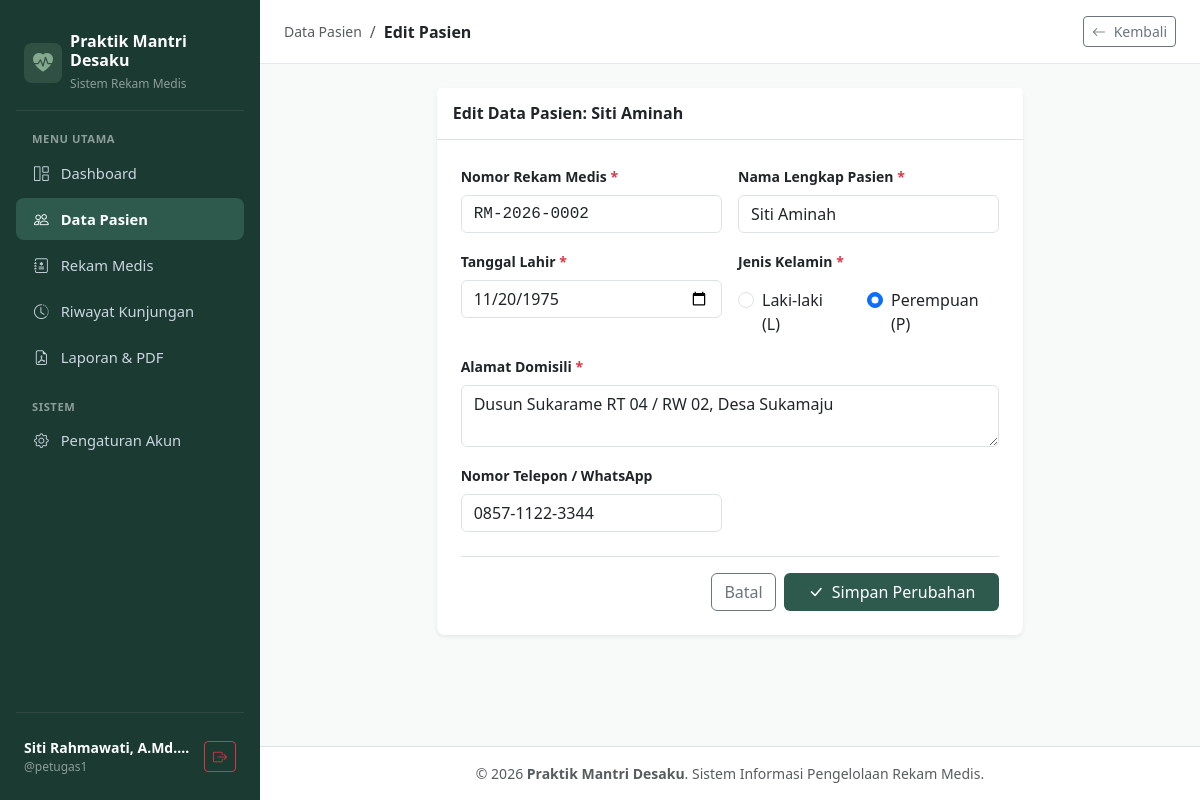
The app's page /pasien/edit.php?id=2 (signed in) with its own data.
### tables this page shows
CREATE TABLE `pasien` (
  `id` INT UNSIGNED NOT NULL AUTO_INCREMENT,
  `no_rm` VARCHAR(20) NOT NULL UNIQUE,
  `nama` VARCHAR(120) NOT NULL,
  `tanggal_lahir` DATE NOT NULL,
  `jenis_kelamin` ENUM('L', 'P') NOT NULL,
  `alamat` TEXT NOT NULL,
  `no_telepon` VARCHAR(20) NULL,
  `created_at` DATETIME NOT NULL DEFAULT CURRENT_TIMESTAMP,
  `updated_at` DATETIME NOT NULL DEFAULT CURRENT_TIMESTAMP ON UPDATE CURRENT_TIMESTAMP,
  PRIMARY KEY (`id`),
  INDEX `idx_no_rm` (`no_rm`),
  INDEX `idx_nama_pasien` (`nama`)
);

### pasien/edit.php (the view, shortened to what this page needs)
<?php
require_once '../config/database.php';
$id = (int)($_GET['id'] ?? 0);
$stmt = $pdo->prepare("SELECT * FROM pasien WHERE id = ?");
$stmt->execute([$id]);
$pasien = $stmt->fetch();
require_once '../includes/header.php';
require_once '../includes/sidebar.php';
?>
<div class="main-wrapper flex-grow-1">
    <header class="top-navbar">
        <div class="d-flex align-items-center gap-2">
            <span class="text-muted small">Data Pasien</span>
            <span class="text-muted">/</span>
            <span class="fw-semibold text-dark">Edit Pasien</span>
        </div>
        <a href="index.php" class="btn btn-sm btn-outline-secondary">
            <i class="bi bi-arrow-left me-1"></i> Kembali
        </a>
    </header>
    <main class="p-4">
        <div class="row justify-content-center">
            <div class="col-lg-8">
                <div class="card border-0 shadow-sm rounded-3">
                    <div class="card-header bg-white py-3 border-bottom">
                        <h6 class="fw-bold mb-0 text-dark">Edit Data Pasien: <?= htmlspecialchars($pasien['nama']) ?></h6>
                    </div>
                    <div class="card-body p-4">
                        <form method="POST" action="">
                            <div class="row g-3">
                                <div class="col-md-6">
                                    <label class="form-label small fw-semibold">Nomor Rekam Medis <span class="text-danger">*</span></label>
                                    <input type="text" name="no_rm" class="form-control font-monospace" value="<?= htmlspecialchars($pasien['no_rm']) ?>" required>
                                </div>
                                <div class="col-md-6">
                                    <label class="form-label small fw-semibold">Nama Lengkap Pasien <span class="text-danger">*</span></label>
                                    <input type="text" name="nama" class="form-control" value="<?= htmlspecialchars($pasien['nama']) ?>" required>
                                </div>
                                <div class="col-md-6">
                                    <label class="form-label small fw-semibold">Tanggal Lahir <span class="text-danger">*</span></label>
                                    <input type="date" name="tanggal_lahir" class="form-control" value="<?= htmlspecialchars($pasien['tanggal_lahir']) ?>" required>
                                </div>
                                <div class="col-md-6">
                                    <label class="form-label small fw-semibold">Jenis Kelamin <span class="text-danger">*</span></label>
                                    <div class="d-flex gap-4 mt-2">
                                        <div class="form-check">
                                            <input class="form-check-input" type="radio" name="jenis_kelamin" id="jkL" value="L" <?= $pasien['jenis_kelamin'] === 'L' ? 'checked' : '' ?>>
                                            <label class="form-check-label" for="jkL">Laki-laki (L)</label>
                                        </div>
                                        <div class="form-check">
                                            <input class="form-check-input" type="radio" name="jenis_kelamin" id="jkP" value="P" <?= $pasien['jenis_kelamin'] === 'P' ? 'checked' : '' ?>>
                                            <label class="form-check-label" for="jkP">Perempuan (P)</label>
                                        </div>
                                    </div>
                                </div>
                                <div class="col-12">
                                    <label class="form-label small fw-semibold">Alamat Domisili <span class="text-danger">*</span></label>
                                    <textarea name="alamat" class="form-control" rows="2" required><?= htmlspecialchars($pasien['alamat']) ?></textarea>
                                </div>
                                <div class="col-md-6">
                                    <label class="form-label small fw-semibold">Nomor Telepon / WhatsApp</label>
                                    <input type="text" name="no_telepon" class="form-control" value="<?= htmlspecialchars($pasien['no_telepon']) ?>">
                                </div>
                            </div>
                            <div class="d-flex justify-content-end gap-2 mt-4 pt-3 border-top">
                                <a href="index.php" class="btn btn-outline-secondary">Batal</a>
                                <button type="submit" class="btn btn-sage px-4">
                                    <i class="bi bi-check-lg me-1"></i> Simpan Perubahan
                                </button>
                            </div>
                        </form>
                    </div>
                </div>
            </div>
        </div>
    </main>
<?php require_once '../includes/footer.php'; ?>

### includes/header.php (style rules this page uses)
:root { --sage-dark: #1b3a32; --sage-primary: #2d5a4c; --sage-medium: #52796f; --sage-light: #84a98c; --sage-bg: #f8faf9; --sidebar-width: 260px; }
body { background-color: var(--sage-bg); font-family: system-ui, -apple-system, "Segoe UI", Roboto, sans-serif; color: #1e293b; }
.main-wrapper { margin-left: var(--sidebar-width); min-height: 100vh; display: flex; flex-direction: column; }
.top-navbar { background-color: #ffffff; border-bottom: 1px solid #e2e8f0; height: 64px; padding: 0 24px; display: flex; align-items: center; justify-content: space-between; position: sticky; top: 0; z-index: 999; }
.btn-sage { background-color: var(--sage-primary); color: #ffffff; border: none; }

### records on screen
pasien: nama "Siti Aminah", no_rm "RM-2026-0002", tanggal_lahir "11/20/1975", jenis_kelamin "☐ Laki-laki (L)", jenis_kelamin "☑ Perempuan (P)", alamat "Dusun Sukarame RT 04 / RW 02, Desa Sukamaju", no_telepon "0857-1122-3344"

### other values on screen
$_SESSION['nama'] "Siti Rahmawati, A.Md.…"
$_SESSION['username'] "petugas1"
